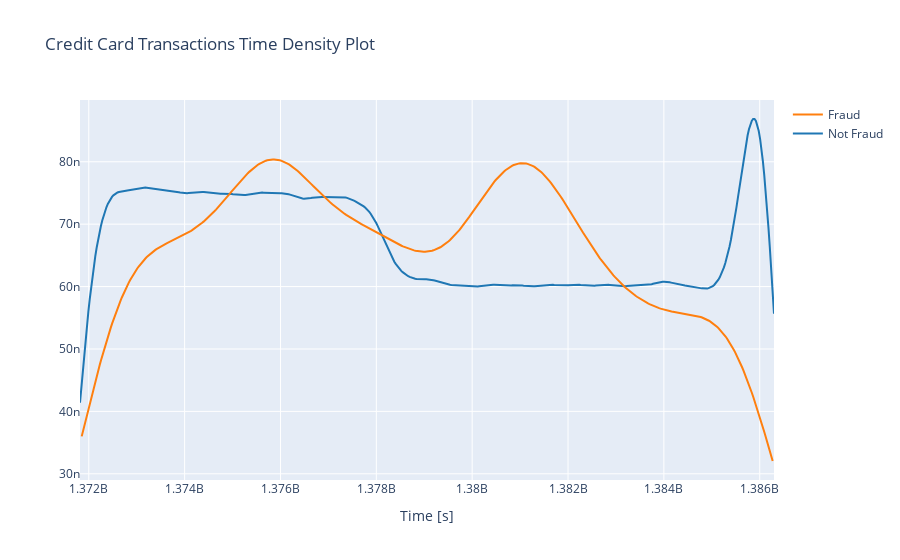

Notebook source saved alongside this figure:
### Markdown cell above
### Explorations in Time : Fraud Vs Non Fraud

### Code cell
# Separate Time col for both the classes 
class_0 = data.loc[data['is_fraud'] == 0]["unix_time"]
class_1 = data.loc[data['is_fraud'] == 1]["unix_time"]

hist_data = [class_0, class_1]
group_labels = ['Not Fraud', 'Fraud']

fig = ff.create_distplot(hist_data, group_labels, show_hist=False, show_rug=False)
fig['layout'].update(title='Credit Card Transactions Time Density Plot', xaxis=dict(title='Time [s]'))
iplot(fig, filename='dist_only')#

### Figure 1 — Plotly figure (JSON) as saved in the notebook; plotly's stock layout.template omitted (floating-point values rounded to 4 significant figures; data arrays with more than 128 entries replaced by an {"elided": "..."} marker saying what was removed)
{"data": [{"legendgroup": "Not Fraud", "marker": {"color": "rgb(31, 119, 180)"}, "mode": "lines", "name": "Not Fraud", "showlegend": true, "x": {"elided": "500 float values"}, "xaxis": "x", "y": {"elided": "500 float values"}, "yaxis": "y", "type": "scatter"}, {"legendgroup": "Fraud", "marker": {"color": "rgb(255, 127, 14)"}, "mode": "lines", "name": "Fraud", "showlegend": true, "x": {"elided": "500 float values"}, "xaxis": "x", "y": {"elided": "500 float values"}, "yaxis": "y", "type": "scatter"}], "layout": {"barmode": "overlay", "hovermode": "closest", "legend": {"traceorder": "reversed"}, "title": {"text": "Credit Card Transactions Time Density Plot"}, "xaxis": {"anchor": "y2", "domain": [0, 1], "title": {"text": "Time [s]"}, "zeroline": false}, "yaxis": {"anchor": "free", "domain": [0, 1], "position": 0}}}
